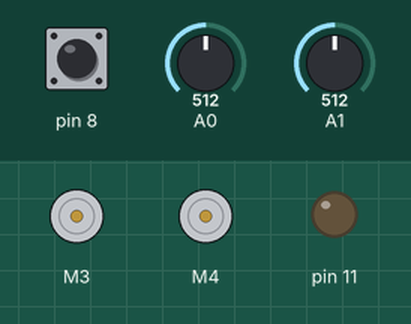
Recording of a sketch running on a simulated Arduino Uno, built with avr-gcc and run on an emulated ATmega328P. Parts: 2 × DC motor (green arrow = forward, orange = backward, longer = faster), output pins drawn as LEDs (lit = HIGH). The test bench sets the inputs (shaded band); at power-on: pin 8 HIGH, A0 = 512, A1 = 512.

Above: at 0.1 s.
At 3.8 s:
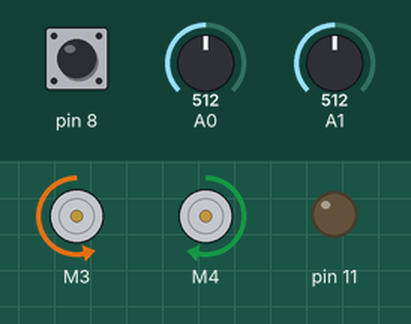
3.9 s: pin 8 pulsed LOW 5 times (0.12 s each, 0.3 s apart)
At 5.1 s:
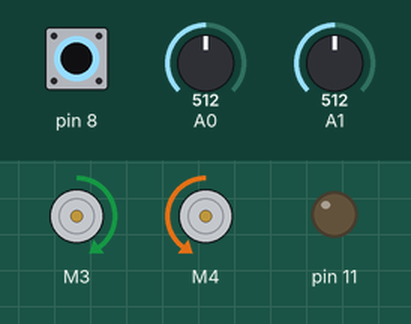
Timing chart, 0 to 6.9 s (numbered marks = the images above; inputs shaded):
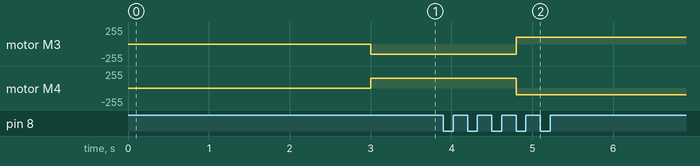

Measured:
- after the input at 3.9 s, motor M3: backward 150/255 → forward 100/255 after 0.90 s; motor M4: forward 150/255 → backward 100/255 after 0.90 s

The sketch:

Test_locateCandle.ino
```cpp
#include <Adafruit_MotorShield.h>
#include <Wire.h>
#include <Angus_Lib.h>

void setup() {
  // put your setup code here, to run once:
  initialize();
  Serial.begin(9600);
  delay(3000);
  locateCandle(CANDLE_LOCATE_SPEED, true);
}

void loop() {
  // put your main code here, to run repeatedly:

}
```
